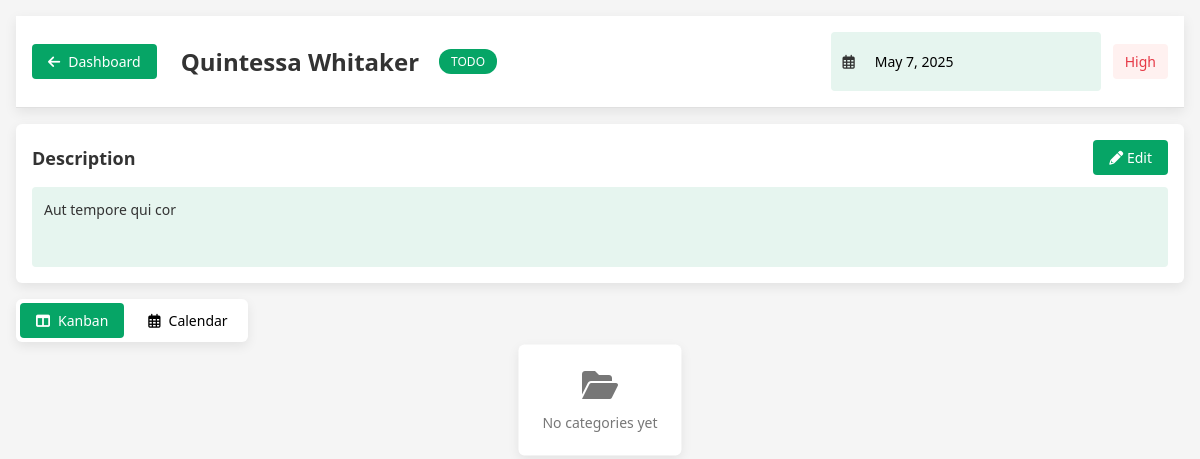
The app's page /View/projectView.php?id=230 (signed in) with its own data.
### tables this page shows
CREATE TABLE `projects` (
  `id` int(11) NOT NULL,
  `name` varchar(255) NOT NULL,
  `description` text NOT NULL,
  `priority` enum('high','medium','low') NOT NULL,
  `due_date` date NOT NULL,
  `color` varchar(7) NOT NULL,
  `status` enum('todo','progress','done') DEFAULT 'todo',
  `owner_id` int(11) NOT NULL,
  `created_at` timestamp NOT NULL DEFAULT current_timestamp(),
  `is_archived` tinyint(1) DEFAULT 0
);

### Model/ProjectModel.php (called while the page is built, shortened)
<?php
class ProjectModel {
    private $conn;
    public function __construct($conn) {
        $this->conn = $conn;
    }
    public function getById($projectId) {
        try {
            $projectId = filter_var($projectId, FILTER_VALIDATE_INT);
            $stmt = $this->conn->prepare("
                SELECT p.*, u.name as owner_name
                FROM projects p
                JOIN users u ON p.owner_id = u.id
                WHERE p.id = :projectId
            ");
            $stmt->bindParam(':projectId', $projectId, PDO::PARAM_INT);
            $stmt->execute();
            return $stmt->fetch(PDO::FETCH_ASSOC) ?: false;
        } catch (PDOException $e) {
            error_log('Error fetching project: ' . $e->getMessage());
            return false;
        }
    }
}
?>

### View/projectView.php (the view, shortened to what this page needs)
<?php
require_once '../config/db.php';
require_once '../Model/ProjectModel.php';
$projectId = $_GET['id'] ?? null;
$projectModel = new ProjectModel($conn);
$project = $projectModel->getById($projectId);
?>
<!DOCTYPE html>
<html lang="en">
<head>
    <link rel="stylesheet" href="https://cdnjs.cloudflare.com/ajax/libs/font-awesome/6.4.0/css/all.min.css">
    <link href="https://cdn.jsdelivr.net/npm/flatpickr/dist/flatpickr.min.css" rel="stylesheet">
    <link rel="stylesheet" href="https://cdn.jsdelivr.net/npm/quill@2.0.2/dist/quill.snow.css">
    <link rel="stylesheet" href="../CSS_Files/views/projectView.css">
</head>
<body data-project-id="<?= htmlspecialchars($projectId) ?>" data-user-id="<?= $_SESSION['user_id'] ?>">
    <div class="project-view-container">
        <header class="project-header">
            <button class="back-to-dashboard" aria-label="Back to Dashboard">
                <i class="fas fa-arrow-left"></i> Dashboard
            </button>
            <div class="project-title-container">
                <h1 class="project-title" contenteditable="true" aria-label="Project Title">
                    <?= htmlspecialchars($project['name']) ?>
                </h1>
                <span class="project-status-badge <?= htmlspecialchars($project['status']) ?>" role="status">
                    <?= ucfirst(htmlspecialchars($project['status'])) ?>
                </span>
            </div>
            <div class="project-meta">
                <div class="project-due-date">
                    <i class="far fa-calendar-alt" aria-hidden="true"></i>
                    <input type="text" class="date-picker"
                           value="<?= date('M j, Y', strtotime($project['due_date'])) ?>"
                           aria-label="Project Due Date">
                </div>
                <span class="project-priority <?= htmlspecialchars($project['priority']) ?>" role="status">
                    <?= ucfirst(htmlspecialchars($project['priority'])) ?>
                </span>
            </div>
        </header>
        <section class="project-description-container">
            <div class="description-header">
                <h2>Description</h2>
                <button class="edit-description-btn" aria-label="Edit Description">
                    <i class="fas fa-pencil-alt"></i> Edit
                </button>
            </div>
            <div class="project-description" contenteditable="false" role="textbox">
                <?= nl2br(htmlspecialchars($project['description'])) ?>
            </div>
        </section>
        <nav class="view-toggle" role="navigation">
            <button class="toggle-btn active" data-view="kanban" aria-label="Kanban View" role="tab">
                <i class="fas fa-table-columns"></i> Kanban
            </button>
            <button class="toggle-btn" data-view="calendar" aria-label="Calendar View" role="tab">
                <i class="far fa-calendar-alt"></i> Calendar
            </button>
        </nav>
        <main class="kanban-view active-view" role="main">
            <div class="categories-container">
                <div class="empty-state" id="noCategoriesMessage">
                    <i class="fas fa-folder-open" aria-hidden="true"></i>
                    <p>No categories yet</p>
                </div>
            </div>
        </main>
    </div>
</body>
</html>

### CSS_Files/views/projectView.css (style rules this page uses)
.project-view-container { margin: 0 auto; padding: 1rem; background: var(--project-background); min-height: 100vh; color: var(--text); position: relative; overflow: hidden; }
.project-header { position: sticky; top: 0; z-index: 50; background: var(--white); padding: 1rem; border-bottom: 1px solid var(--border); display: flex; flex-wrap: wrap; gap: 1rem; align-items: center; box-shadow: var(--shadow); }
.back-to-dashboard { background: var(--primary); border: none; color: var(--white); font-size: 0.875rem; font-weight: 500; padding: 0.5rem 1rem; border-radius: 4px; display: flex; align-items: center; gap: 0.5rem; cursor: pointer; transition: background-color 0.3s ease, transform 0.2s ease; }
.project-title-container { flex: 1; display: flex; align-items: center; gap: 0.75rem; }
.project-title { font-size: 1.5rem; font-weight: 600; padding: 0.5rem; border-radius: 4px; transition: background-color 0.2s ease; margin: 0; }
.project-status-badge { padding: 0.25rem 0.75rem; border-radius: 12px; font-size: 0.75rem; font-weight: 500; text-transform: uppercase; }
.project-status-badge.todo { background: var(--todo-color); color: var(--white); }
.project-meta { display: flex; gap: 0.75rem; align-items: center; }
.project-due-date { display: flex; align-items: center; gap: 0.5rem; background: var(--primary-light); padding: 0.5rem 0.75rem; border-radius: 4px; font-size: 0.875rem; }
.date-picker { border: none; background: transparent; font-size: 0.875rem; cursor: pointer; font-weight: 500; }
.project-priority { padding: 0.5rem 0.75rem; border-radius: 4px; font-size: 0.875rem; font-weight: 500; text-transform: capitalize; }
.project-priority.high { background: var(--priority-high-bg); color: var(--priority-high); }
.project-description-container { padding: 1rem; margin: 1rem 0; background: var(--white); border-radius: 6px; box-shadow: var(--shadow); }
.description-header { display: flex; justify-content: space-between; align-items: center; margin-bottom: 0.75rem; }
.description-header h2 { font-size: 1.125rem; font-weight: 600; margin: 0; }
.edit-description-btn { background: var(--primary); border: none; color: var(--white); font-size: 0.875rem; padding: 0.5rem 1rem; border-radius: 4px; cursor: pointer; transition: background-color 0.3s ease; }
.project-description { padding: 0.75rem; border-radius: 4px; background: var(--primary-light); line-height: 1.6; font-size: 0.875rem; min-height: 80px; }
.view-toggle { display: flex; gap: 0.5rem; padding: 0.25rem; background: var(--white); border-radius: 6px; width: fit-content; margin: 1rem 0; box-shadow: var(--shadow); }
.toggle-btn { background: none; border: none; padding: 0.5rem 1rem; border-radius: 4px; cursor: pointer; display: flex; align-items: center; gap: 0.5rem; font-size: 0.875rem; font-weight: 500; transition: background-color 0.2s ease; }
.toggle-btn.active { background: var(--primary); color: var(--white); }
.kanban-view, .calendar-view { display: none; }
.kanban-view.active-view, .calendar-view.active-view { display: block; }
.categories-container { display: flex; flex-wrap: nowrap; gap: 1rem; padding: 1rem 0; align-items: flex-start; overflow-x: auto; }
#noCategoriesMessage { position: absolute; top: 50%; left: 50%; transform: translate(-50%, -50%); text-align: center; background: var(--white); border-radius: 6px; box-shadow: var(--shadow); padding: 1.5rem; color: var(--text-light); display: flex; flex-direction: column; align-items: center; gap: 0.75rem; width: auto; max-width: 80%; }
#noCategoriesMessage i { font-size: 2rem; color: var(--text-light); }
#noCategoriesMessage p { margin: 0; font-size: 0.875rem; }
input, select, textarea { padding: 0.75rem; border: 1px solid #ddd; border-radius: 4px; font-size: 1rem; }
@media (max-width: 1200px) { .categories-container { overflow-x: auto; } }

### records on screen
projects: name "Quintessa Whitaker", status "TODO", due_date "May 7, 2025", priority "High", description "Aut tempore qui cor"
